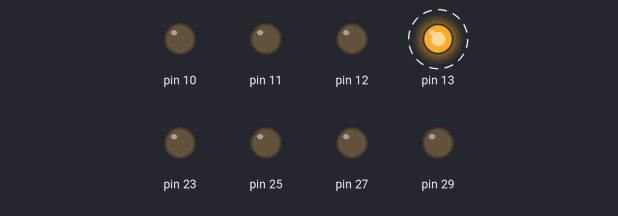
Bench run of a sketch on a simulated Arduino Mega 2560, built with avr-gcc and run on an emulated ATmega2560. Shown: output pins drawn as LEDs (lit = HIGH). Dashed ring = blinking.

Above: at 0.5 s.
Timing chart, 0 to 4.6 s (numbered marks = the images above):
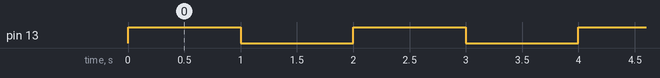

Measured:
- by itself, pin 13: alternates HIGH for 1.0 s and LOW for 1.0 s

The sketch:

test_pins_for_electronics.ino
```cpp
void setup() {
  // put your setup code here, to run once:
pinMode(10, OUTPUT);
pinMode(11, OUTPUT);
pinMode(12, OUTPUT);
pinMode(13, OUTPUT);
pinMode(23, OUTPUT);
pinMode(25, OUTPUT);

pinMode(27, OUTPUT);
pinMode(29, OUTPUT);
}

void loop() {
  // put your main code here, to run repeatedly:
//digitalWrite(10, HIGH);
//digitalWrite(11, HIGH);
//digitalWrite(12, HIGH);
digitalWrite(13, HIGH);
//digitalWrite(23, HIGH);
//digitalWrite(25, LOW);

//digitalWrite(27, HIGH);
//digitalWrite(29, LOW);

delay(1000);
//digitalWrite(10, LOW);
//digitalWrite(11, LOW);
//digitalWrite(12, LOW);
digitalWrite(13, LOW);
//digitalWrite(23, LOW);
//digitalWrite(25, HIGH);

//digitalWrite(27, LOW);
//digitalWrite(29, HIGH);
delay(1000);

}
```
